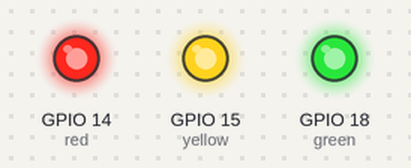
The program below on a simulated Raspberry Pi (BCM pin numbers). Parts: output pins drawn as LEDs (lit = HIGH).

Above: at 0.2 s.
At 1.7 s:
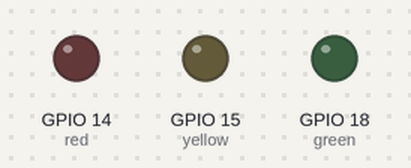
Timing chart, 0 to 3.0 s (numbered marks = the images above):
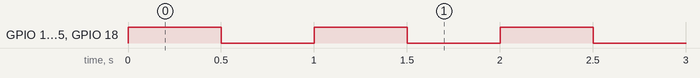

Measured:
- by itself, GPIO 14 (red), GPIO 15 (yellow), GPIO 18 (green): alternates HIGH for 0.50 s and LOW for 0.50 s

The program:

assign1._led.py
```python
from gpiozero import LED
from time import sleep

red = LED(14) #GPIO pin number
yellow = LED(15)
green = LED(18)


while True:
    red.on()
    yellow.on()
    green.on()

    sleep(0.5)
    red.off()
    yellow.off()
    green.off()
    sleep(0.5)
```
